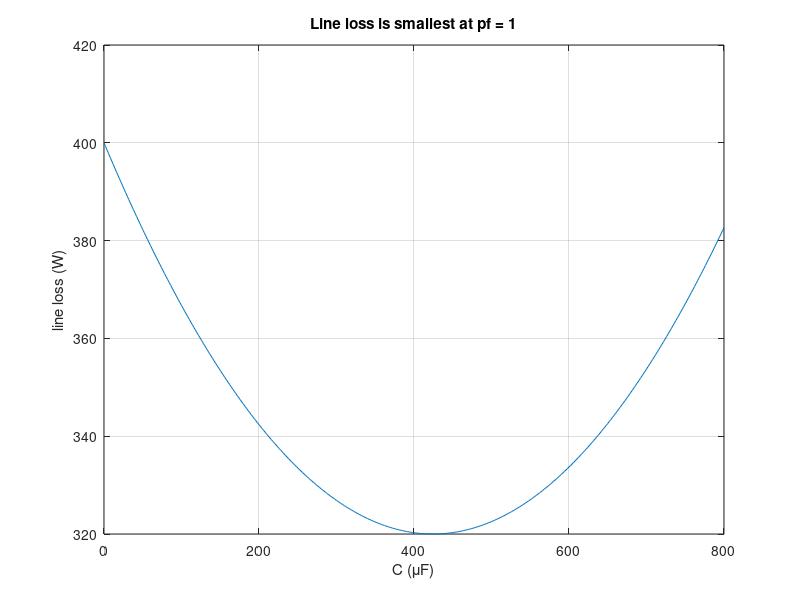

Write the MATLAB code that produced this figure.
% Circuits 1 — Power Factor Correction
%title: Power Factor Correction (Example 10.6)
%ar-title: تصحيح معامل القدرة (مثال 10.6)
%lesson: c1-power-7
%course: circuits-1

%% Example 10.6: the two loads
%ar: الحمل 1: 8 kW بمعامل 0.8 متقدم (Q سالبة). الحمل 2: 20 kVA بمعامل 0.6 متأخر. نجمع S، ثم تيار الخط ومعامل القدرة وخسارة الخط 0.05 Ω.
S1 = 8000 - 1j*8000*tan(acos(0.8));
S2 = 20000*0.6 + 1j*20000*sin(acos(0.6));
S = S1 + S2; Is = conj(S/250);
pf = cos(angle(S)); Pline = abs(Is)^2*0.05;
fprintf('S = %g %+gj VA, |Is| = %.2f A, pf = %.4f lagging, Pline = %.1f W\n', real(S), imag(S), abs(Is), pf, Pline)
%check: abs(S - (20000 + 10000j)) < 1e-6 && abs(pf - 0.8944) < 1e-4 && abs(Pline - 400) < 1e-6

%% The correction capacitor
%ar: نحتاج Q = −10 kVAR: X = 250²/Q = −6.25 Ω، و C = −1/(ωX) عند 60 Hz = 424.4 µF. بعد التصحيح |Is| = 80 A و Pline = 320 W.
Qc = -imag(S); X = 250^2/Qc; w = 2*pi*60; C = -1/(w*X);
Is2 = real(S)/250; Pline2 = Is2^2*0.05;
fprintf('X = %g ohm, C = %.1f uF, |Is| = %g A, Pline = %g W\n', X, C*1e6, Is2, Pline2)
%check: abs(X + 6.25) < 1e-9 && abs(C*1e6 - 424.4) < 0.1 && abs(Pline2 - 320) < 1e-9

%%! Project idea: line loss versus capacitor size
%ar: مشروع: نغيّر سعة المكثف من 0 إلى 800 µF ونرسم خسارة الخط: أقلها عند 424 µF (معامل القدرة = 1).
Cs = linspace(0, 800e-6, 401);
Qcap = -250^2 * w * Cs;
loss = abs((S + 1j*Qcap)/250).^2 * 0.05;
[lm, k] = min(loss);
plot(Cs*1e6, loss); grid on; xlabel('C (\muF)'); ylabel('line loss (W)'); title('Line loss is smallest at pf = 1')
fprintf('minimum loss %.1f W at C = %.0f uF\n', lm, Cs(k)*1e6)
%check: abs(lm - 320) < 0.1
